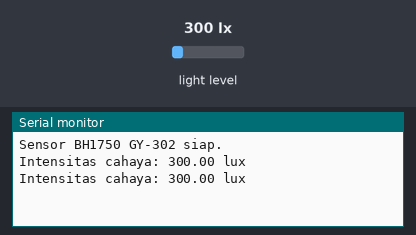
The sketch below on a simulated ESP32. On the bench: the last lines printed to the serial monitor. Inputs (shaded band) come from the test bench; at power-on: light level 300 lx.

Above: at 1.8 s.
1.9 s: light level set to 40 lx
At 2.6 s:
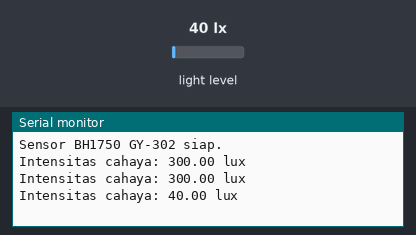
3.4 s: light level set to 500 lx
At 4.8 s:
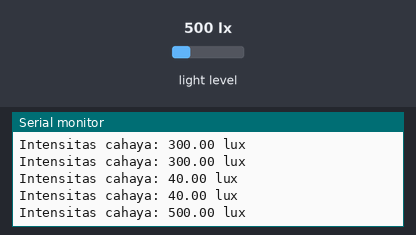
Timing chart, 0 to 6.4 s (numbered marks = the images above; inputs shaded):
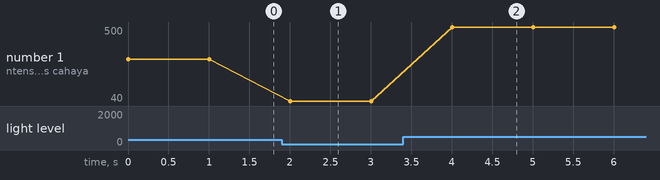

The sketch:

test_bh1750.ino
```cpp
#include <Wire.h>
#include <BH1750.h>

BH1750 lightMeter;

void setup() {
  Serial.begin(9600);
  Wire.begin(21, 22);  // SDA, SCL khusus ESP32

  if (lightMeter.begin(BH1750::CONTINUOUS_HIGH_RES_MODE)) {
    Serial.println("Sensor BH1750 GY-302 siap.");
  } else {
    Serial.println("Gagal inisialisasi BH1750.");
    while (1);
  }
}

void loop() {
  float lux = lightMeter.readLightLevel();
  Serial.print("Intensitas cahaya: ");
  Serial.print(lux);
  Serial.println(" lux");
  delay(1000);
}
```

Measured:
- after the input at 1.9 s, the serial monitor: prints a new line after 0.10 s (image 1)
- after the input at 3.4 s, the serial monitor: prints a new line after 0.60 s (image 2)
- plotted number 1: 300 → 40 after the input at 1.9 s, 40 → 500 after the input at 3.4 s
